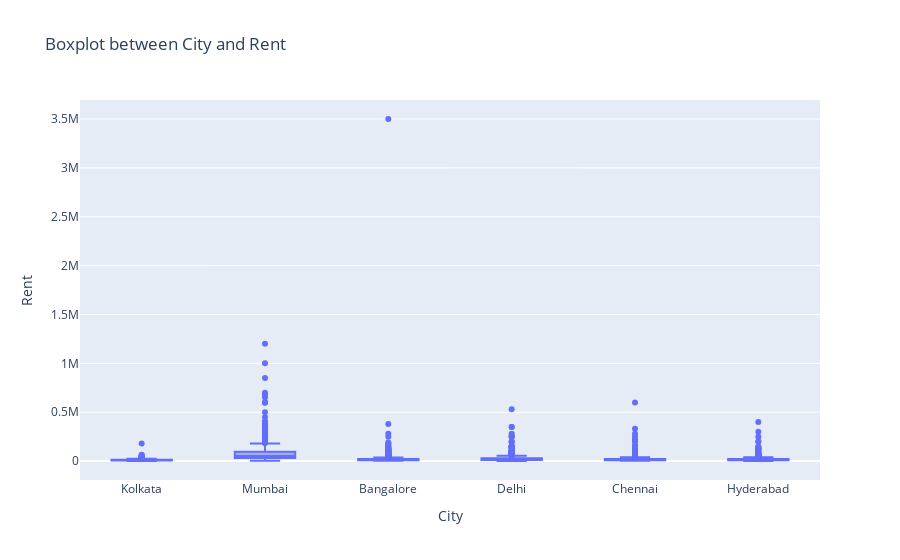

The notebook cell saved with this chart:
### Code cell
# boxplot between City and Rent
box_plot(dataset=dataset, column1="City", column2="Rent")

### Figure 1 — Plotly figure (JSON) as saved in the notebook; plotly's stock layout.template omitted (floating-point values rounded to 4 significant figures; data arrays with more than 128 entries replaced by an {"elided": "..."} marker saying what was removed)
{"data": [{"alignmentgroup": "True", "hovertemplate": "City=%{x}<br>Rent=%{y}<extra></extra>", "legendgroup": "", "marker": {"color": "#636efa"}, "name": "", "notched": false, "offsetgroup": "", "orientation": "v", "showlegend": false, "type": "box", "x": {"elided": "4746 str values"}, "x0": " ", "xaxis": "x", "y": {"elided": "4746 int values"}, "y0": " ", "yaxis": "y"}], "layout": {"boxmode": "group", "legend": {"tracegroupgap": 0}, "title": {"text": "Boxplot between City and Rent"}, "xaxis": {"anchor": "y", "domain": [0, 1], "title": {"text": "City"}}, "yaxis": {"anchor": "x", "domain": [0, 1], "title": {"text": "Rent"}}}}
